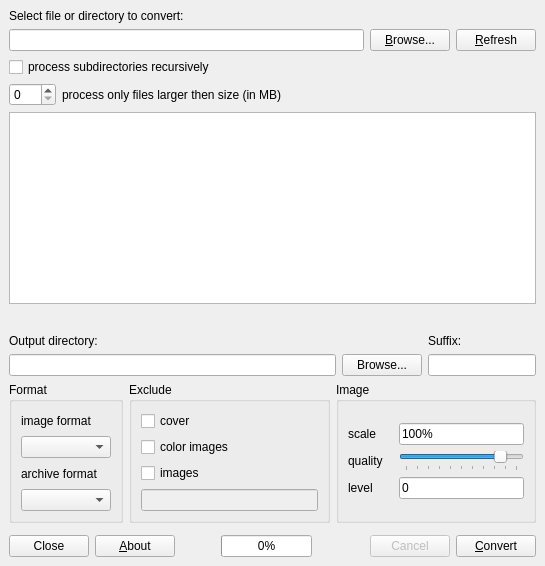
<?xml version="1.0" encoding="UTF-8"?>
<ui version="4.0">
 <class>MainWindow</class>
 <widget class="QMainWindow" name="MainWindow">
  <property name="geometry">
   <rect>
    <x>0</x>
    <y>0</y>
    <width>545</width>
    <height>566</height>
   </rect>
  </property>
  <property name="windowTitle">
   <string>Comic Convert</string>
  </property>
  <widget class="QWidget" name="centralwidget">
   <layout class="QVBoxLayout" name="verticalLayout_11">
    <item>
     <widget class="QLabel" name="label_7">
      <property name="text">
       <string>Select file or directory to convert:</string>
      </property>
      <property name="buddy">
       <cstring>select_lineEdit</cstring>
      </property>
     </widget>
    </item>
    <item>
     <layout class="QVBoxLayout" name="verticalLayout_2">
      <item>
       <layout class="QHBoxLayout" name="horizontalLayout_7">
        <item>
         <layout class="QHBoxLayout" name="horizontalLayout_8">
          <item>
           <widget class="QLineEdit" name="select_lineEdit">
            <property name="sizePolicy">
             <sizepolicy hsizetype="Expanding" vsizetype="Maximum">
              <horstretch>0</horstretch>
              <verstretch>0</verstretch>
             </sizepolicy>
            </property>
            <property name="minimumSize">
             <size>
              <width>0</width>
              <height>0</height>
             </size>
            </property>
            <property name="toolTip">
             <string>&lt;!DOCTYPE HTML PUBLIC &quot;-//W3C//DTD HTML 4.0//EN&quot; &quot;http://www.w3.org/TR/REC-html40/strict.dtd&quot;&gt;
&lt;html&gt;&lt;head&gt;&lt;meta name=&quot;qrichtext&quot; content=&quot;1&quot; /&gt;&lt;style type=&quot;text/css&quot;&gt;
p, li { white-space: pre-wrap; }
&lt;/style&gt;&lt;/head&gt;&lt;body style=&quot; font-family:'Sans Serif'; font-size:9pt; font-weight:400; font-style:normal;&quot;&gt;
&lt;p style=&quot; margin-top:0px; margin-bottom:0px; margin-left:0px; margin-right:0px; -qt-block-indent:0; text-indent:0px;&quot;&gt;You can use wildcard&lt;/p&gt;
&lt;p style=&quot; margin-top:0px; margin-bottom:0px; margin-left:0px; margin-right:0px; -qt-block-indent:0; text-indent:0px;&quot;&gt;e.g. &lt;span style=&quot; font-weight:600;&quot;&gt;*.cbr&lt;/span&gt;&lt;/p&gt;&lt;/body&gt;&lt;/html&gt;</string>
            </property>
           </widget>
          </item>
         </layout>
        </item>
        <item>
         <layout class="QHBoxLayout" name="horizontalLayout_5">
          <item>
           <widget class="QPushButton" name="select_pushButton">
            <property name="text">
             <string>&amp;Browse...</string>
            </property>
           </widget>
          </item>
          <item>
           <widget class="QPushButton" name="refresh_pushButton">
            <property name="text">
             <string>&amp;Refresh</string>
            </property>
           </widget>
          </item>
         </layout>
        </item>
       </layout>
      </item>
      <item>
       <widget class="QCheckBox" name="opt_recursive">
        <property name="text">
         <string>process subdirectories recursively</string>
        </property>
       </widget>
      </item>
      <item>
       <layout class="QHBoxLayout" name="horizontalLayout_6">
        <item>
         <widget class="QSpinBox" name="opt_size">
          <property name="maximumSize">
           <size>
            <width>16777215</width>
            <height>16777215</height>
           </size>
          </property>
          <property name="maximum">
           <number>500</number>
          </property>
         </widget>
        </item>
        <item>
         <widget class="QLabel" name="label_3">
          <property name="sizePolicy">
           <sizepolicy hsizetype="Expanding" vsizetype="Preferred">
            <horstretch>0</horstretch>
            <verstretch>0</verstretch>
           </sizepolicy>
          </property>
          <property name="text">
           <string>process only files larger then size (in MB)</string>
          </property>
          <property name="buddy">
           <cstring>opt_size</cstring>
          </property>
         </widget>
        </item>
       </layout>
      </item>
     </layout>
    </item>
    <item>
     <widget class="QTreeView" name="treeView">
      <property name="sizePolicy">
       <sizepolicy hsizetype="Expanding" vsizetype="Minimum">
        <horstretch>0</horstretch>
        <verstretch>0</verstretch>
       </sizepolicy>
      </property>
     </widget>
    </item>
    <item>
     <widget class="QLabel" name="comicStatus">
      <property name="sizePolicy">
       <sizepolicy hsizetype="Expanding" vsizetype="Preferred">
        <horstretch>0</horstretch>
        <verstretch>0</verstretch>
       </sizepolicy>
      </property>
      <property name="font">
       <font>
        <pointsize>8</pointsize>
       </font>
      </property>
      <property name="text">
       <string/>
      </property>
      <property name="alignment">
       <set>Qt::AlignRight|Qt::AlignTrailing|Qt::AlignVCenter</set>
      </property>
     </widget>
    </item>
    <item>
     <spacer name="verticalSpacer_2">
      <property name="orientation">
       <enum>Qt::Vertical</enum>
      </property>
      <property name="sizeHint" stdset="0">
       <size>
        <width>20</width>
        <height>12</height>
       </size>
      </property>
     </spacer>
    </item>
    <item>
     <layout class="QHBoxLayout" name="horizontalLayout_11">
      <item>
       <layout class="QVBoxLayout" name="verticalLayout_9">
        <item>
         <widget class="QLabel" name="label_8">
          <property name="sizePolicy">
           <sizepolicy hsizetype="Preferred" vsizetype="Preferred">
            <horstretch>0</horstretch>
            <verstretch>0</verstretch>
           </sizepolicy>
          </property>
          <property name="text">
           <string>Output directory:</string>
          </property>
          <property name="alignment">
           <set>Qt::AlignLeading|Qt::AlignLeft|Qt::AlignVCenter</set>
          </property>
          <property name="buddy">
           <cstring>opt_outdir</cstring>
          </property>
         </widget>
        </item>
        <item>
         <layout class="QHBoxLayout" name="horizontalLayout_10">
          <item>
           <widget class="QLineEdit" name="opt_outdir">
            <property name="toolTip">
             <string>&lt;!DOCTYPE HTML PUBLIC &quot;-//W3C//DTD HTML 4.0//EN&quot; &quot;http://www.w3.org/TR/REC-html40/strict.dtd&quot;&gt;
&lt;html&gt;&lt;head&gt;&lt;meta name=&quot;qrichtext&quot; content=&quot;1&quot; /&gt;&lt;style type=&quot;text/css&quot;&gt;
p, li { white-space: pre-wrap; }
&lt;/style&gt;&lt;/head&gt;&lt;body style=&quot; font-family:'Sans Serif'; font-size:9pt; font-weight:400; font-style:normal;&quot;&gt;
&lt;p style=&quot; margin-top:0px; margin-bottom:0px; margin-left:0px; margin-right:0px; -qt-block-indent:0; text-indent:0px;&quot;&gt;Default is &lt;span style=&quot; font-weight:600;&quot;&gt;_converted&lt;/span&gt;&lt;/p&gt;
&lt;p style=&quot; margin-top:0px; margin-bottom:0px; margin-left:0px; margin-right:0px; -qt-block-indent:0; text-indent:0px;&quot;&gt;in proccesed directory&lt;/p&gt;&lt;/body&gt;&lt;/html&gt;</string>
            </property>
           </widget>
          </item>
          <item>
           <widget class="QPushButton" name="outdir_pushButton">
            <property name="text">
             <string>Browse...</string>
            </property>
           </widget>
          </item>
         </layout>
        </item>
       </layout>
      </item>
      <item>
       <layout class="QVBoxLayout" name="verticalLayout_10">
        <item>
         <widget class="QLabel" name="label_9">
          <property name="sizePolicy">
           <sizepolicy hsizetype="Preferred" vsizetype="Preferred">
            <horstretch>0</horstretch>
            <verstretch>0</verstretch>
           </sizepolicy>
          </property>
          <property name="text">
           <string>Suffix:</string>
          </property>
          <property name="alignment">
           <set>Qt::AlignLeading|Qt::AlignLeft|Qt::AlignVCenter</set>
          </property>
          <property name="buddy">
           <cstring>opt_suffix</cstring>
          </property>
         </widget>
        </item>
        <item>
         <widget class="QLineEdit" name="opt_suffix">
          <property name="sizePolicy">
           <sizepolicy hsizetype="Minimum" vsizetype="Fixed">
            <horstretch>0</horstretch>
            <verstretch>0</verstretch>
           </sizepolicy>
          </property>
          <property name="toolTip">
           <string>Adds suffix to file basename</string>
          </property>
         </widget>
        </item>
       </layout>
      </item>
     </layout>
    </item>
    <item>
     <layout class="QHBoxLayout" name="horizontalLayout_4">
      <item>
       <widget class="QGroupBox" name="groupBox">
        <property name="title">
         <string>Format</string>
        </property>
        <layout class="QVBoxLayout" name="verticalLayout_6">
         <item>
          <layout class="QVBoxLayout" name="verticalLayout_5">
           <item>
            <widget class="QLabel" name="label">
             <property name="minimumSize">
              <size>
               <width>90</width>
               <height>0</height>
              </size>
             </property>
             <property name="text">
              <string>image format</string>
             </property>
             <property name="buddy">
              <cstring>image_comboBox</cstring>
             </property>
            </widget>
           </item>
           <item>
            <widget class="QComboBox" name="image_comboBox">
             <property name="minimumSize">
              <size>
               <width>0</width>
               <height>0</height>
              </size>
             </property>
             <item>
              <property name="text">
               <string/>
              </property>
             </item>
             <item>
              <property name="text">
               <string notr="true">bmp-4</string>
              </property>
             </item>
             <item>
              <property name="text">
               <string notr="true">bmp-8</string>
              </property>
             </item>
             <item>
              <property name="text">
               <string notr="true">jpeg</string>
              </property>
             </item>
             <item>
              <property name="text">
               <string notr="true">png</string>
              </property>
             </item>
            </widget>
           </item>
          </layout>
         </item>
         <item>
          <layout class="QVBoxLayout" name="verticalLayout_3">
           <item>
            <widget class="QLabel" name="label_2">
             <property name="minimumSize">
              <size>
               <width>90</width>
               <height>0</height>
              </size>
             </property>
             <property name="text">
              <string>archive format</string>
             </property>
             <property name="buddy">
              <cstring>archive_comboBox</cstring>
             </property>
            </widget>
           </item>
           <item>
            <widget class="QComboBox" name="archive_comboBox">
             <property name="minimumSize">
              <size>
               <width>0</width>
               <height>0</height>
              </size>
             </property>
             <item>
              <property name="text">
               <string/>
              </property>
             </item>
             <item>
              <property name="text">
               <string notr="true">rar</string>
              </property>
             </item>
             <item>
              <property name="text">
               <string notr="true">zip</string>
              </property>
             </item>
            </widget>
           </item>
          </layout>
         </item>
        </layout>
        <zorder></zorder>
        <zorder></zorder>
       </widget>
      </item>
      <item>
       <widget class="QGroupBox" name="groupBox_2">
        <property name="title">
         <string>Exclude</string>
        </property>
        <layout class="QVBoxLayout" name="verticalLayout_7">
         <item>
          <layout class="QVBoxLayout" name="verticalLayout">
           <item>
            <widget class="QCheckBox" name="opt_exclude_cover">
             <property name="toolTip">
              <string>Excludes comic book cover page</string>
             </property>
             <property name="text">
              <string>cover</string>
             </property>
            </widget>
           </item>
           <item>
            <widget class="QCheckBox" name="opt_exclude_rgb">
             <property name="toolTip">
              <string>Excludes images with RGB colorspace</string>
             </property>
             <property name="text">
              <string>color images</string>
             </property>
            </widget>
           </item>
           <item>
            <widget class="QCheckBox" name="opt_exclude">
             <property name="toolTip">
              <string>&lt;!DOCTYPE HTML PUBLIC &quot;-//W3C//DTD HTML 4.0//EN&quot; &quot;http://www.w3.org/TR/REC-html40/strict.dtd&quot;&gt;
&lt;html&gt;&lt;head&gt;&lt;meta name=&quot;qrichtext&quot; content=&quot;1&quot; /&gt;&lt;style type=&quot;text/css&quot;&gt;
p, li { white-space: pre-wrap; }
&lt;/style&gt;&lt;/head&gt;&lt;body style=&quot; font-family:'Sans Serif'; font-size:9pt; font-weight:400; font-style:normal;&quot;&gt;
&lt;p style=&quot; margin-top:0px; margin-bottom:0px; margin-left:0px; margin-right:0px; -qt-block-indent:0; text-indent:0px;&quot;&gt;Comma separated list&lt;/p&gt;
&lt;p style=&quot; margin-top:0px; margin-bottom:0px; margin-left:0px; margin-right:0px; -qt-block-indent:0; text-indent:0px;&quot;&gt;e.g. &lt;span style=&quot; font-weight:600;&quot;&gt;0,2,13&lt;/span&gt;&lt;/p&gt;&lt;/body&gt;&lt;/html&gt;</string>
             </property>
             <property name="text">
              <string>images</string>
             </property>
            </widget>
           </item>
           <item>
            <widget class="QLineEdit" name="opt_exclude_list">
             <property name="enabled">
              <bool>false</bool>
             </property>
             <property name="sizePolicy">
              <sizepolicy hsizetype="Expanding" vsizetype="Fixed">
               <horstretch>0</horstretch>
               <verstretch>0</verstretch>
              </sizepolicy>
             </property>
            </widget>
           </item>
          </layout>
         </item>
        </layout>
       </widget>
      </item>
      <item>
       <widget class="QGroupBox" name="groupBox_3">
        <property name="title">
         <string>Image</string>
        </property>
        <layout class="QVBoxLayout" name="verticalLayout_8">
         <item>
          <layout class="QVBoxLayout" name="verticalLayout_4">
           <item>
            <layout class="QHBoxLayout" name="horizontalLayout">
             <item>
              <widget class="QLabel" name="label_4">
               <property name="minimumSize">
                <size>
                 <width>45</width>
                 <height>0</height>
                </size>
               </property>
               <property name="toolTip">
                <string>scale the image</string>
               </property>
               <property name="text">
                <string>scale</string>
               </property>
               <property name="buddy">
                <cstring>opt_scale</cstring>
               </property>
              </widget>
             </item>
             <item>
              <widget class="QLineEdit" name="opt_scale">
               <property name="sizePolicy">
                <sizepolicy hsizetype="MinimumExpanding" vsizetype="Fixed">
                 <horstretch>0</horstretch>
                 <verstretch>0</verstretch>
                </sizepolicy>
               </property>
               <property name="minimumSize">
                <size>
                 <width>0</width>
                 <height>0</height>
                </size>
               </property>
               <property name="toolTip">
                <string>&lt;!DOCTYPE HTML PUBLIC &quot;-//W3C//DTD HTML 4.0//EN&quot; &quot;http://www.w3.org/TR/REC-html40/strict.dtd&quot;&gt;
&lt;html&gt;&lt;head&gt;&lt;meta name=&quot;qrichtext&quot; content=&quot;1&quot; /&gt;&lt;style type=&quot;text/css&quot;&gt;
p, li { white-space: pre-wrap; }
&lt;/style&gt;&lt;/head&gt;&lt;body style=&quot; font-family:'Sans Serif'; font-size:9pt; font-weight:400; font-style:normal;&quot;&gt;
&lt;p style=&quot; margin-top:0px; margin-bottom:0px; margin-left:0px; margin-right:0px; -qt-block-indent:0; text-indent:0px;&quot;&gt;scale images, you can use percents&lt;/p&gt;
&lt;p style=&quot; margin-top:0px; margin-bottom:0px; margin-left:0px; margin-right:0px; -qt-block-indent:0; text-indent:0px;&quot;&gt;e.g. &lt;span style=&quot; font-weight:600;&quot;&gt;80%&lt;/span&gt;&lt;/p&gt;
&lt;p style=&quot; margin-top:0px; margin-bottom:0px; margin-left:0px; margin-right:0px; -qt-block-indent:0; text-indent:0px;&quot;&gt;image geometry&lt;/p&gt;
&lt;p style=&quot; margin-top:0px; margin-bottom:0px; margin-left:0px; margin-right:0px; -qt-block-indent:0; text-indent:0px;&quot;&gt;e.g. &lt;span style=&quot; font-weight:600;&quot;&gt;1600x1200&lt;/span&gt;&lt;/p&gt;
&lt;p style=&quot; margin-top:0px; margin-bottom:0px; margin-left:0px; margin-right:0px; -qt-block-indent:0; text-indent:0px;&quot;&gt;or just image width&lt;/p&gt;
&lt;p style=&quot; margin-top:0px; margin-bottom:0px; margin-left:0px; margin-right:0px; -qt-block-indent:0; text-indent:0px;&quot;&gt;e.g. &lt;span style=&quot; font-weight:600;&quot;&gt;1200&lt;/span&gt;&lt;/p&gt;&lt;/body&gt;&lt;/html&gt;</string>
               </property>
               <property name="text">
                <string>100%</string>
               </property>
              </widget>
             </item>
            </layout>
           </item>
           <item>
            <layout class="QHBoxLayout" name="horizontalLayout_2">
             <item>
              <widget class="QLabel" name="label_5">
               <property name="minimumSize">
                <size>
                 <width>45</width>
                 <height>0</height>
                </size>
               </property>
               <property name="toolTip">
                <string>image quality</string>
               </property>
               <property name="text">
                <string>quality</string>
               </property>
               <property name="buddy">
                <cstring>opt_quality</cstring>
               </property>
              </widget>
             </item>
             <item>
              <widget class="QSlider" name="opt_quality">
               <property name="minimumSize">
                <size>
                 <width>0</width>
                 <height>0</height>
                </size>
               </property>
               <property name="toolTip">
                <string>Image quality,
affects JPEG and PNG</string>
               </property>
               <property name="maximum">
                <number>100</number>
               </property>
               <property name="value">
                <number>85</number>
               </property>
               <property name="orientation">
                <enum>Qt::Horizontal</enum>
               </property>
               <property name="tickPosition">
                <enum>QSlider::TicksBelow</enum>
               </property>
              </widget>
             </item>
            </layout>
           </item>
           <item>
            <layout class="QHBoxLayout" name="horizontalLayout_3">
             <item>
              <widget class="QLabel" name="label_6">
               <property name="minimumSize">
                <size>
                 <width>45</width>
                 <height>0</height>
                </size>
               </property>
               <property name="toolTip">
                <string>adjust the level of image contrast</string>
               </property>
               <property name="text">
                <string>level</string>
               </property>
               <property name="buddy">
                <cstring>opt_level</cstring>
               </property>
              </widget>
             </item>
             <item>
              <widget class="QLineEdit" name="opt_level">
               <property name="sizePolicy">
                <sizepolicy hsizetype="MinimumExpanding" vsizetype="Fixed">
                 <horstretch>0</horstretch>
                 <verstretch>0</verstretch>
                </sizepolicy>
               </property>
               <property name="minimumSize">
                <size>
                 <width>0</width>
                 <height>0</height>
                </size>
               </property>
               <property name="toolTip">
                <string>Adjust the level of image contrast</string>
               </property>
               <property name="text">
                <string>0</string>
               </property>
              </widget>
             </item>
            </layout>
           </item>
          </layout>
         </item>
        </layout>
       </widget>
      </item>
     </layout>
    </item>
    <item>
     <spacer name="verticalSpacer">
      <property name="orientation">
       <enum>Qt::Vertical</enum>
      </property>
      <property name="sizeHint" stdset="0">
       <size>
        <width>20</width>
        <height>12</height>
       </size>
      </property>
     </spacer>
    </item>
    <item>
     <layout class="QHBoxLayout" name="horizontalLayout_12">
      <item>
       <widget class="QPushButton" name="close_pushButton">
        <property name="text">
         <string>Close</string>
        </property>
       </widget>
      </item>
      <item>
       <widget class="QPushButton" name="about_pushButton">
        <property name="text">
         <string>&amp;About</string>
        </property>
       </widget>
      </item>
      <item>
       <spacer name="horizontalSpacer_3">
        <property name="orientation">
         <enum>Qt::Horizontal</enum>
        </property>
        <property name="sizeHint" stdset="0">
         <size>
          <width>18</width>
          <height>22</height>
         </size>
        </property>
       </spacer>
      </item>
      <item>
       <layout class="QHBoxLayout" name="horizontalLayout_9">
        <item>
         <widget class="QProgressBar" name="progressBar">
          <property name="enabled">
           <bool>true</bool>
          </property>
          <property name="value">
           <number>0</number>
          </property>
          <property name="textVisible">
           <bool>true</bool>
          </property>
         </widget>
        </item>
        <item>
         <widget class="QLabel" name="progressStatus">
          <property name="text">
           <string/>
          </property>
         </widget>
        </item>
       </layout>
      </item>
      <item>
       <spacer name="horizontalSpacer_2">
        <property name="orientation">
         <enum>Qt::Horizontal</enum>
        </property>
        <property name="sizeHint" stdset="0">
         <size>
          <width>18</width>
          <height>22</height>
         </size>
        </property>
       </spacer>
      </item>
      <item>
       <widget class="QPushButton" name="cancel_pushButton">
        <property name="enabled">
         <bool>false</bool>
        </property>
        <property name="text">
         <string>Cancel</string>
        </property>
       </widget>
      </item>
      <item>
       <widget class="QPushButton" name="convert_pushButton">
        <property name="text">
         <string>&amp;Convert</string>
        </property>
       </widget>
      </item>
     </layout>
    </item>
   </layout>
  </widget>
 </widget>
 <resources>
  <include location="cc.qrc"/>
 </resources>
 <connections/>
</ui>
